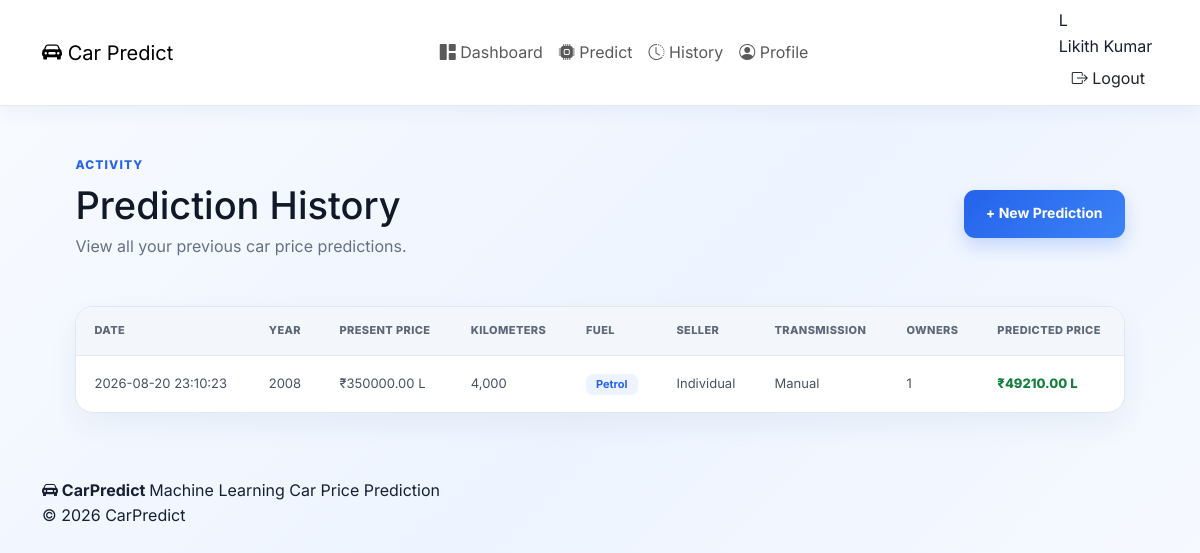
Screenshot of /history (signed in) with the database file from the repository.
### tables this page shows
CREATE TABLE predictions (
            id INTEGER PRIMARY KEY AUTOINCREMENT,
            user_id INTEGER NOT NULL,
            year INTEGER NOT NULL,
            present_price REAL NOT NULL,
            kms_driven REAL NOT NULL,
            fuel_type TEXT NOT NULL,
            seller_type TEXT NOT NULL,
            transmission TEXT NOT NULL,
            owner INTEGER NOT NULL,
            predicted_price REAL NOT NULL,
            created_at TEXT NOT NULL,
            FOREIGN KEY(user_id) REFERENCES users(id)
        );

### app.py (the view)
@app.route("/history")
def history():
    if not login_required():
        return redirect(url_for("login"))
    conn = get_db()
    predictions = conn.execute(
        """
        SELECT *
        FROM predictions
        WHERE user_id = ?
        ORDER BY id DESC
        """,
        (session["user_id"],)
    ).fetchall()
    conn.close()
    return render_template(
        "history.html",
        predictions=predictions
    )

### app.py (called while the page is built)
def get_db():
    conn = sqlite3.connect(DATABASE)
    conn.row_factory = sqlite3.Row
    return conn

def login_required():
    return "user_id" in session

### templates/history.html (shortened to what this page needs)
{% extends "base.html" %}
{% block content %}
<div class="page-container">
    <div class="page-heading">
        <div>
            <span class="eyebrow">
                ACTIVITY
            </span>
            <h1>
                Prediction History
            </h1>
            <p>
                View all your previous car price predictions.
            </p>
        </div>
        <a
            href="{{ url_for('predict') }}"
            class="primary-button"
        >
            + New Prediction
        </a>
    </div>
    <div class="table-card">
        {% if predictions %}
        <div class="table-responsive">
            <table>
                <thead>
                    <tr>
                        <th>DATE</th>
                        <th>YEAR</th>
                        <th>PRESENT PRICE</th>
                        <th>KILOMETERS</th>
                        <th>FUEL</th>
                        <th>SELLER</th>
                        <th>TRANSMISSION</th>
                        <th>OWNERS</th>
                        <th>PREDICTED PRICE</th>
                    </tr>
                </thead>
                <tbody>
                    {% for item in predictions %}
                    <tr>
                        <td>
                            {{ item["created_at"] }}
                        </td>
                        <td>
                            {{ item["year"] }}
                        </td>
                        <td>
                            ₹{{ "%.2f"|format(item["present_price"]) }} L
                        </td>
                        <td>
                            {{ "{:,.0f}".format(item["kms_driven"]) }}
                        </td>
                        <td>
                            <span class="badge">
                                {{ item["fuel_type"] }}
                            </span>
                        </td>
                        <td>
                            {{ item["seller_type"] }}
                        </td>
                        <td>
                            {{ item["transmission"] }}
                        </td>
                        <td>
                            {{ item["owner"] }}
                        </td>
                        <td class="price-cell">
                            ₹{{ "%.2f"|format(item["predicted_price"]) }} L
                        </td>
                    </tr>
                    {% endfor %}
                </tbody>
            </table>
        </div>
        {% endif %}
    </div>
</div>
{% endblock %}

### templates/base.html (shortened to what this page needs)
<!DOCTYPE html>
<html lang="en">
<head>
    <link
        href="https://cdn.jsdelivr.net/npm/bootstrap@5.3.3/dist/css/bootstrap.min.css"
        rel="stylesheet"
    >
    <link
        rel="stylesheet"
        href="https://cdn.jsdelivr.net/npm/bootstrap-icons@1.11.3/font/bootstrap-icons.min.css"
    >
    <link
        rel="stylesheet"
        href="{{ url_for('static', filename='css/style.css') }}"
    >
</head>
<body>
<nav class="navbar navbar-expand-lg fixed-top app-navbar">
    <div class="container">
        <a
            class="navbar-brand brand-logo"
            href="{{ url_for('dashboard') if session.get('user_id') else url_for('login') }}"
        >
            <span class="brand-icon">
                <i class="bi bi-car-front-fill"></i>
            </span>
            <span>
                Car<span class="brand-highlight">
                    Predict
                </span>
            </span>
        </a>
        <div
            class="collapse navbar-collapse"
            id="mainNavbar"
        >
            {% if session.get('user_id') %}
            <ul class="navbar-nav mx-auto mb-2 mb-lg-0">
                <li class="nav-item">
                    <a
                        class="nav-link"
                        href="{{ url_for('dashboard') }}"
                    >
                        <i class="bi bi-grid-1x2-fill"></i>
                        Dashboard
                    </a>
                </li>
                <li class="nav-item">
                    <a
                        class="nav-link"
                        href="{{ url_for('predict') }}"
                    >
                        <i class="bi bi-cpu-fill"></i>
                        Predict
                    </a>
                </li>
                <li class="nav-item">
                    <a
                        class="nav-link"
                        href="{{ url_for('history') }}"
                    >
                        <i class="bi bi-clock-history"></i>
                        History
                    </a>
                </li>
                <li class="nav-item">
                    <a
                        class="nav-link"
                        href="{{ url_for('profile') }}"
                    >
                        <i class="bi bi-person-circle"></i>
                        Profile
                    </a>
                </li>
            </ul>
            <div class="navbar-actions">
                <div class="user-mini">
                    <div class="user-avatar">
                        {{ session.get('name', 'U')[0]|upper }}
                    </div>
                    <span class="user-name">
                        {{ session.get('name', 'User') }}
                    </span>
                </div>
                <a
                    href="{{ url_for('logout') }}"
                    class="btn btn-logout"
                >
                    <i class="bi bi-box-arrow-right"></i>
                    Logout
                </a>
            </div>
            {% endif %}
        </div>
    </div>
</nav>
<main class="main-content">
    <div class="container">
        {% block content %}{% endblock %}
    </div>
</main>
<footer class="app-footer">
    <div class="container">
        <div class="footer-content">
            <div>
                <strong>
                    <i class="bi bi-car-front-fill"></i>
                    CarPredict
                </strong>
                <span>
                    Machine Learning Car Price Prediction
                </span>
            </div>
            <div>
                © 2026 CarPredict
            </div>
        </div>
    </div>
</footer>
</body>
</html>

### static/css/style.css (style rules this page uses)
* { margin: 0; padding: 0; box-sizing: border-box; }
html { scroll-behavior: smooth; }
body { font-family: "Inter", Arial, sans-serif; background: linear-gradient( 135deg, #f8fbff 0%, #eef4ff 50%, #f8fbff 100% ); color: #172033; min-height: 100vh; line-height: 1.6; }
a { text-decoration: none; color: inherit; }
.navbar { width: 100%; background: #ffffff; border-bottom: 1px solid #e5eaf2; position: sticky; top: 0; z-index: 1000; box-shadow: 0 4px 20px rgba(24, 55, 100, 0.06); }
.primary-button { min-height: 48px; padding: 0 22px; border: 0; border-radius: 11px; background: linear-gradient( 135deg, #2563eb, #3b82f6 ); color: #ffffff; display: inline-flex; align-items: center; justify-content: center; gap: 10px; font-size: 14px; font-weight: 700; cursor: pointer; box-shadow: 0 8px 18px rgba(37, 99, 235, 0.22); transition: transform 0.2s ease, box-shadow 0.2s ease; }
.page-container { width: min(1280px, 94%); margin: auto; padding: 45px 0 65px; }
.eyebrow { color: #2563eb; font-size: 12px; font-weight: 800; letter-spacing: 1.1px; }
.page-heading { display: flex; align-items: center; justify-content: space-between; gap: 25px; margin-bottom: 30px; }
.page-heading h1 { font-size: 38px; color: #111827; margin-top: 6px; margin-bottom: 6px; }
.page-heading p { color: #667085; }
.table-card { background: #ffffff; border: 1px solid #e1e7ef; border-radius: 18px; overflow: hidden; box-shadow: 0 12px 30px rgba(40, 70, 110, 0.06); }
.table-responsive { width: 100%; overflow-x: auto; }
table { width: 100%; border-collapse: collapse; min-width: 850px; }
thead { background: #f3f6fa; }
th { padding: 15px 18px; text-align: left; color: #5c6879; font-size: 11px; letter-spacing: .4px; font-weight: 800; border-bottom: 1px solid #e2e8f0; }
td { padding: 17px 18px; color: #465266; font-size: 13px; border-bottom: 1px solid #edf0f4; }
tbody tr:last-child td { border-bottom: 0; }
.badge { display: inline-flex; padding: 5px 10px; background: #edf4ff; color: #2563eb; border-radius: 7px; font-size: 11px; font-weight: 700; }
.price-cell { color: #15803d; font-weight: 800; }

### rows the page displays
predictions: created_at "2026-08-20 23:10:23", year "2008", present_price "350000.00", kms_driven "4,000", fuel_type "Petrol", seller_type "Individual", transmission "Manual", owner "1", predicted_price "49210.00"

### other values shown
{{ session.get('name', 'U')[0]|upper }} "L"
{{ session.get('name', 'User') }} "Likith Kumar"
